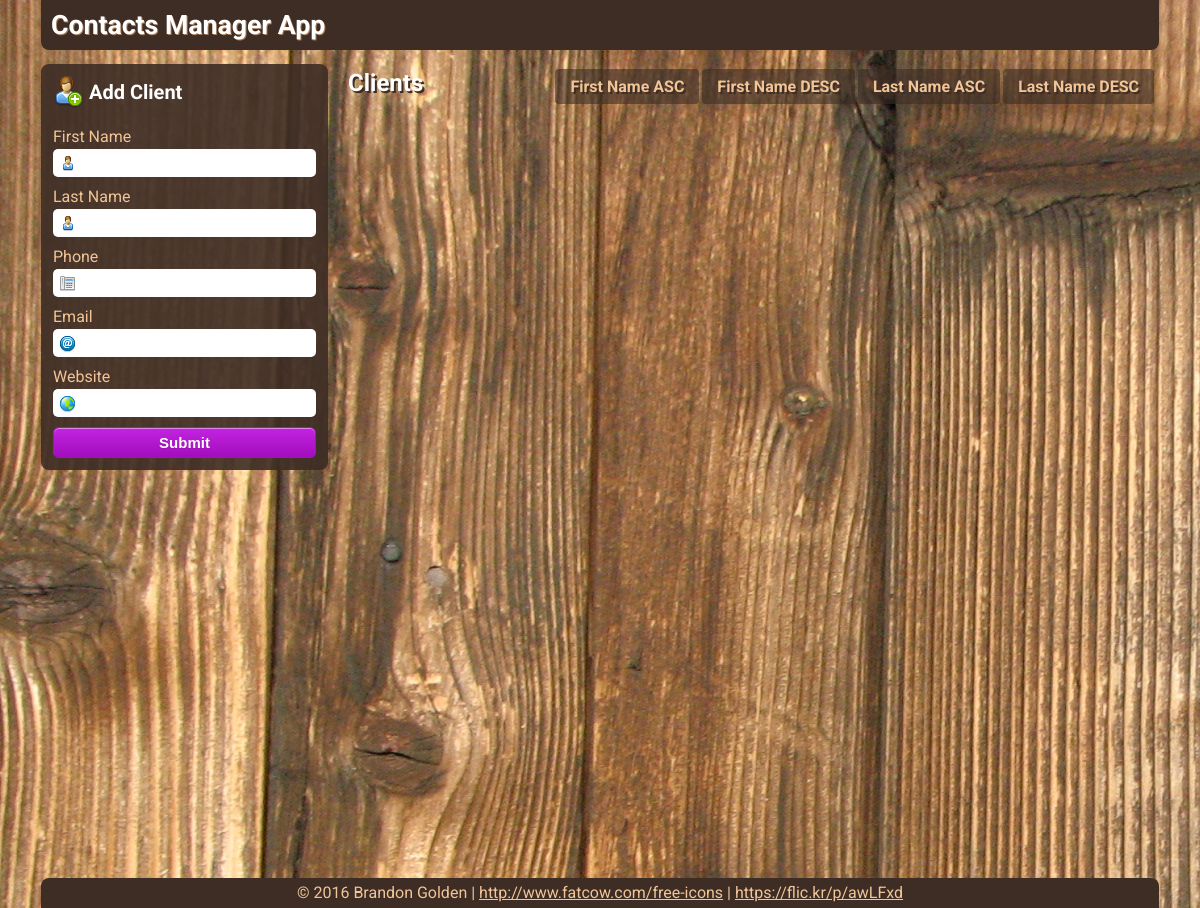
Before: /ContactsManagerApp/index.php with the older database file.
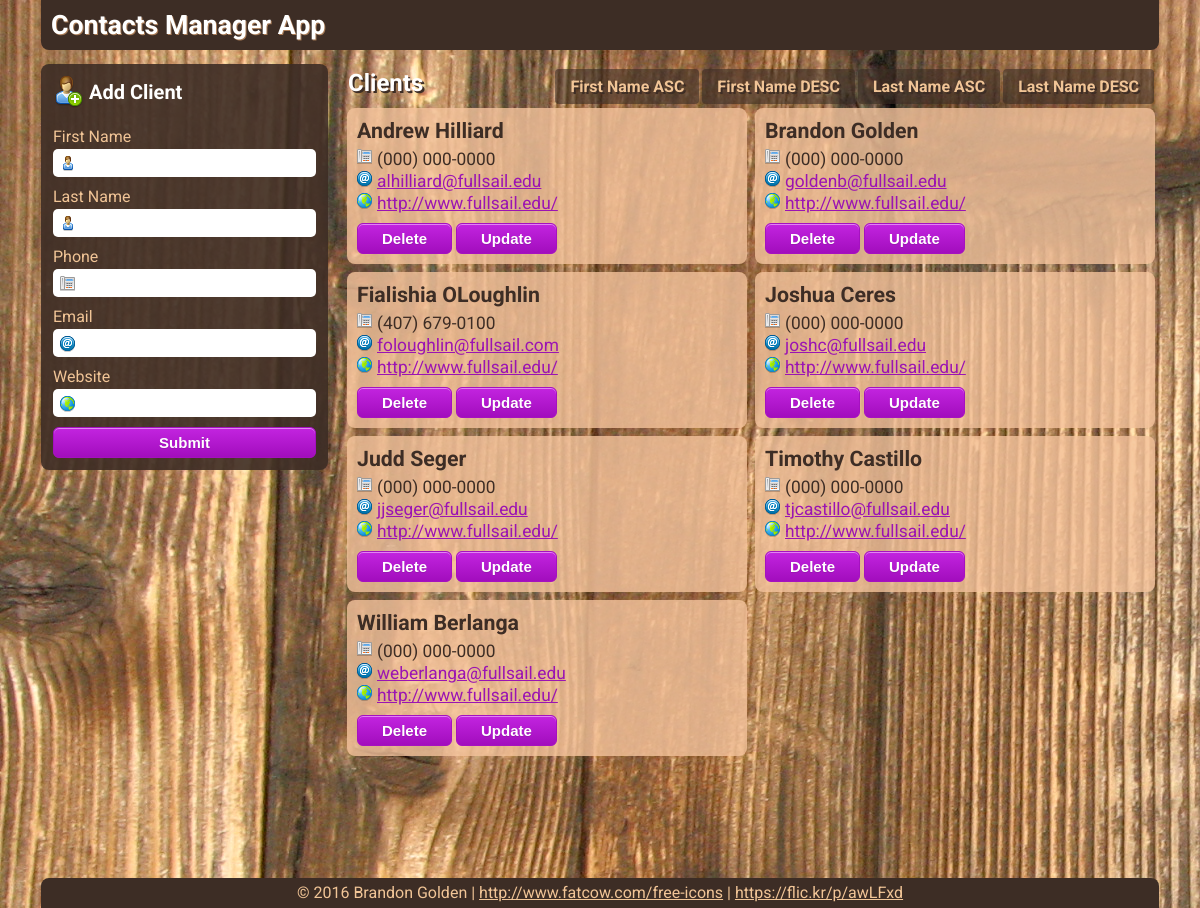
After: the same page with the newer database file.
### tables this page shows
CREATE TABLE `clients` (
  `id` int(11) unsigned NOT NULL AUTO_INCREMENT,
  `firstname` varchar(255) DEFAULT NULL,
  `lastname` varchar(255) DEFAULT NULL,
  `phone` varchar(255) DEFAULT NULL,
  `email` varchar(255) DEFAULT NULL,
  `website` varchar(255) DEFAULT NULL,
  PRIMARY KEY (`id`)
);

### ContactsManagerApp/index.php (the view, shortened to what this page needs)
<!DOCTYPE html>
<html>
<head>
	<link rel="stylesheet" href="css/main.css">
</head>
<body>
	<div id="container">
	<h1>Contacts Manager App</h1>
	<form action="index.php" method="POST">
		<h3>Add Client</h3>
		<label for="firstname">First Name</label><br>
		<input type="text" name="firstname" value='<?php echo $_SESSION["firstname"];?>' required><br>
		<label for="lastname">Last Name</label><br>
		<input type="text" name="lastname" value='<?php echo $_SESSION["lastname"];?>' required><br>
		<label for="phone">Phone</label><br>
		<input type="text" name="phone" value='<?php echo $_SESSION["phone"];?>' required><br>
		<label for="email">Email</label><br>
		<input type="text" name="email" value='<?php echo $_SESSION["email"];?>' required><br>
		<label for="website">Website</label><br>
		<input type="text" name="website" value='<?php echo $_SESSION["website"];?>'  required><br>
		<input type="submit" value="Submit" name="addClient" class="myButton">
	</form>
	<div id="contactsContainer">
	<h2>
	Clients
	<a href="index.php?orderby=lastnameDESC" class="orderbyButton">Last Name DESC</a>
	<a href="index.php?orderby=lastnameASC" class="orderbyButton">Last Name ASC</a>
	<a href="index.php?orderby=firstnameDESC" class="orderbyButton">First Name DESC</a>
	<a href="index.php" class="orderbyButton">First Name ASC</a>
	</h2>
	<?php
		$user = "root";
		$pass = "root";
		$dbh = new PDO('mysql:host=localhost;dbname=ssl;port=8889', $user, $pass);
		if (isset($_GET['orderby'])) {
			if ($_GET['orderby'] == 'lastnameASC') {
				$stmt = $dbh->prepare('SELECT id, firstname, lastname, phone, email, website FROM clients ORDER BY lastname ASC;');
			} elseif ($_GET['orderby'] == 'lastnameDESC') {
				$stmt = $dbh->prepare('SELECT id, firstname, lastname, phone, email, website FROM clients ORDER BY lastname DESC;');
			} elseif ($_GET['orderby'] == 'firstnameDESC') {
				$stmt = $dbh->prepare('SELECT id, firstname, lastname, phone, email, website FROM clients ORDER BY firstname DESC;');
			}
		} else {
			$stmt = $dbh->prepare('SELECT id, firstname, lastname, phone, email, website FROM clients ORDER BY firstname ASC;');
		}
		$stmt->execute();
		$result = $stmt->fetchall(PDO::FETCH_ASSOC);
		foreach ($result as $row) {
			$phone = $row['phone'];
			echo '<div class="contact"><div class="contactName">' .
				 $row['firstname'] . ' ' .
				 $row['lastname'] . '</div><div class="contactPhone">' .
				 "(".substr($phone, 0, 3).") ".substr($phone, 3, 3)."-".substr($phone,6) . '</div><div class="contactEmail">' .
				 '<a href="mailto:' . $row['email'] . '">' .
				 $row['email'] . '</a></div><div class="contactWebsite">' .
				 '<a href="' .
				 $row['website'] . '">' . $row['website'] . '</a></div>' .
				 '<a class="myButton" href="DeleteClients.php?id='.$row['id'].'">Delete</a>'.
				 ' '.
				 '<a class="myButton" href="UpdateClients.php?id='.$row['id'].'">Update</a>'.
				 '</div>';
		}
	?>
	</div>
	<div id="footer">&copy; 2016 Brandon Golden | <a href="http://www.fatcow.com/free-icons">http://www.fatcow.com/free-icons</a> | <a href="https://flic.kr/p/awLFxd">https://flic.kr/p/awLFxd</a></div>
	</div>
</body>
</html>

### ContactsManagerApp/css/main.css (style rules this page uses)
body { background: url("../img/background.jpg"); background-repeat: no-repeat; background-attachment: fixed; color: #3D2D25; font-family: 'Roboto', sans-serif; margin: 0; }
.contact { width: 380px; border-radius: 8px; margin: 4px; padding: 10px; background: #F4C39D; display: inline-block; float: left; background-color:rgba(244, 195, 157, 0.8); }
.contactName { font-size: 16pt; width: 100%; font-weight: bold; margin-bottom: 6px; }
.contactPhone, .contactEmail, .contactWebsite { width: 100%; height: 20px; font-size: 13pt; padding-left: 20px; margin-bottom: 2px; }
.contactPhone { background: url("../img/telephone.png") no-repeat; }
.contactEmail { background: url("../img/contact_email.png") no-repeat; }
.contactWebsite { background: url("../img/world.png") no-repeat; margin-bottom: 10px; }
.myButton { -moz-box-shadow:inset 0px 1px 0px 0px #e184f3; -webkit-box-shadow:inset 0px 1px 0px 0px #e184f3; box-shadow:inset 0px 1px 0px 0px #e184f3; background:-webkit-gradient(linear, left top, left bottom, color-stop(0.05, #c123de), color-stop(1, #a20dbd)); background:-moz-linear-gradient(top, #c123de 5%, #a20dbd 100%); background:-webkit-linear-gradient(top, #c123de 5%, #a20dbd 100%); background:-o-linear-gradient(top, #c123de 5%, #a20dbd 100%); background:-ms-linear-gradient(top, #c123de 5%, #a20dbd 100%); background:linear-gradient(to bottom, #c123de 5%, #a20dbd 100%); filter:progid:DXImageTransform.Microsoft.gradient(startColorstr='#c123de', endColorstr='#a20dbd',GradientType=0); background-color:#c123de; -moz-border-radius:6px; -webkit-border-radius:6px; border-radius:6px; border:1px solid #a511c0; display:inline-block; cursor:pointer; color:#ffffff; font-family:Arial; font-size:15px; font-weight:bold; padding:6px 24px; text-decoration:none; text-shadow:0px 1px 0px #9b14b3; }
input[type="text"] { width: 232px; height: 22px; margin-bottom: 10px; margin-top: 3px; border-radius: 5px; border: none; font-size: 12pt; padding: 3px; color: #9b14b3; background: #fff; }
input[name="phone"] { background: #fff url("../img/telephone.png") no-repeat 7px 7px; padding-left: 28px; }
input[name="email"] { background: #fff url("../img/contact_email.png") no-repeat 7px 7px; padding-left: 28px; }
input[name="website"] { background: #fff url("../img/world.png") no-repeat 7px 7px; padding-left: 28px; }
input[name="firstname"], input[name="lastname"] { background: #fff url("../img/user.png") no-repeat 7px 7px; padding-left: 28px; }
label { font-size: 12pt; }
form { padding: 12px; float: left; margin-right: 12px; background: rgba(61,45,37,.9); color: #F1C597; border-radius: 8px; }
h3 { font-size: 15pt; margin: 0 0 15px 0; color: #fff; background: url("../img/user_add.png") no-repeat; padding-left: 36px; padding-top: 4px; height: 32px; }
h2 { font-size: 18pt; margin: 0; padding: 5px; border-radius: 8px; color: #fff; text-shadow: 2px 2px #3D2D25; }
h1 { background-color: #3D2D25; color: #fff; margin: 0 0 14px 0; line-height: 50px; text-shadow: 1px 1px #A87B56; padding-left: 10px; font-size: 20pt; border-bottom-left-radius: 8px; border-bottom-right-radius: 8px; }
#contactsContainer { float: right; width: 816px; min-height: 800px; }
#container { width: 1118px; margin: 0 auto; min-height: 750px; margin-bottom: 10px; }
input[type="submit"] { margin: 0 auto; }
a { color: #9b14b3; }
#footer { background: #3D2D25; color: #F1C597; margin: 14px 0 0 0; line-height: 30px; text-align: center; bottom: 0; display: block; float: left; width: 100%; border-top-right-radius: 8px; border-top-left-radius: 8px; }
.orderbyButton { background: rgba(61,45,37,.6); border-radius: 4px; padding: 8px 15px; text-decoration: none; font-size: 12pt; color: #F1C597; float: right; margin-left: 3px; }
#footer a { color: #F1C597; }
input[name="addClient"] { width: 100%; }

Changed rows visible on the page:
added clients: firstname "Andrew", lastname "Hilliard", phone "000", phone "0000", email "alhilliard@fullsail.edu", website "http://www.fullsail.edu/"
added clients: firstname "Brandon", lastname "Golden", phone "000", phone "0000", email "goldenb@fullsail.edu", website "http://www.fullsail.edu/"
added clients: firstname "Fialishia", lastname "OLoughlin", phone "407", phone "679", phone "0100", email "foloughlin@fullsail.com", website "http://www.fullsail.edu/"
added clients: firstname "Joshua", lastname "Ceres", phone "000", phone "0000", email "joshc@fullsail.edu", website "http://www.fullsail.edu/"
added clients: firstname "Judd", lastname "Seger", phone "000", phone "0000", email "jjseger@fullsail.edu", website "http://www.fullsail.edu/"
added clients: firstname "Timothy", lastname "Castillo", phone "000", phone "0000", email "tjcastillo@fullsail.edu", website "http://www.fullsail.edu/"
added clients: firstname "William", lastname "Berlanga", phone "000", phone "0000", email "weberlanga@fullsail.edu", website "http://www.fullsail.edu/"
